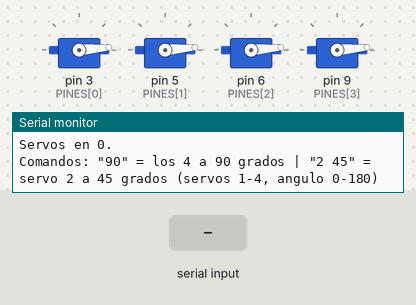
A sketch run on a simulated Arduino Uno, built with avr-gcc and run on an emulated ATmega328P. On the bench: 4 × servo, the last lines printed to the serial monitor. The inputs (shaded band) are chosen by the test bench.

Above: at 1.2 s.
1.3 s: "90\n" received over Serial
At 2.0 s:
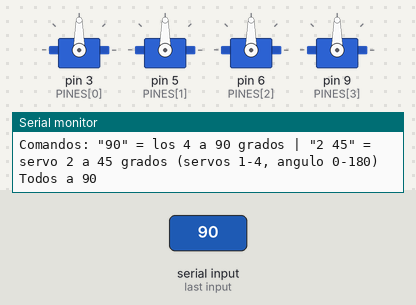
2.8 s: "5\n" received over Serial
At 3.1 s:
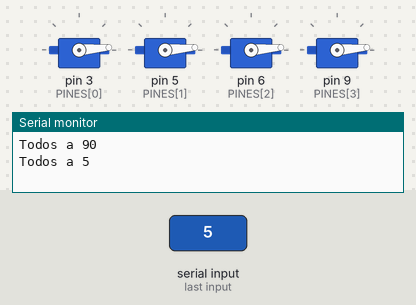
4.3 s: "1 90\n" received over Serial
At 5.5 s:
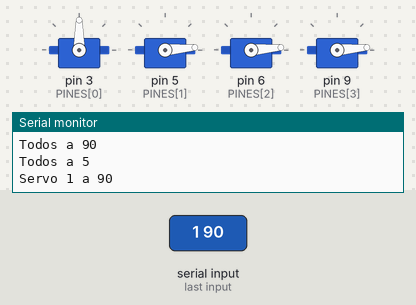
Timing chart, 0 to 7.3 s (numbered marks = the images above; inputs shaded):
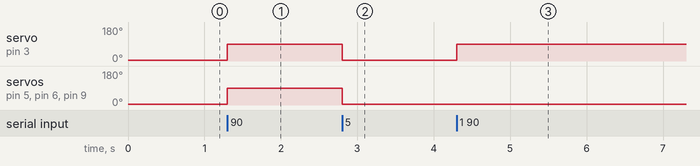

Measured:
- after the input at 1.3 s, servo on pin 3 (PINES[0]), servo on pin 5 (PINES[1]), servo on pin 6 (PINES[2]), servo on pin 9 (PINES[3]): 5° → 90° at once
- after the input at 2.8 s, servo on pin 3 (PINES[0]), servo on pin 5 (PINES[1]), servo on pin 6 (PINES[2]), servo on pin 9 (PINES[3]): 90° → 5° at once
- after the input at 4.3 s, servo on pin 3 (PINES[0]): 5° → 90° at once

The sketch:

prueba_4_servos.ino
```cpp
// Prueba de 4 servos MG90S directo en el Arduino UNO (sin PCA9685)
// - Señales (cable amarillo/naranja) en D3, D5, D6 y D9.
// - Alimentación de los servos desde el pack de pilas, con GND común al Arduino.
// - Arrancan en 0° y se comandan desde el Monitor Serie (115200 baudios):
//     "90"    -> los 4 servos a 90°
//     "2 45"  -> solo el servo 2 a 45° (servos 1 a 4)

#include <Servo.h>

const uint8_t CANTIDAD_SERVOS = 4;
const uint8_t PINES[CANTIDAD_SERVOS] = { 3, 5, 6, 9 };

// Pulso para 0° y 180° de cada servo. Si alguno se pasa de tope o zumba en las puntas, achicar el suyo.
const int US_MIN[CANTIDAD_SERVOS] = {  600,  600,  600,  600 };
const int US_MAX[CANTIDAD_SERVOS] = { 2400, 2400, 2400, 2400 };

Servo servos[CANTIDAD_SERVOS];

void servoAngulo(uint8_t i, int angulo) {
  servos[i].writeMicroseconds(map(angulo, 0, 180, US_MIN[i], US_MAX[i]));
}

void ayuda() {
  Serial.println("Comandos: \"90\" = los 4 a 90 grados | \"2 45\" = servo 2 a 45 grados (servos 1-4, angulo 0-180)");
}

void setup() {
  Serial.begin(115200);
  Serial.setTimeout(100);   // anda con o sin fin de línea en el Monitor Serie
  Serial.println("\n=== Prueba 4 servos (D3, D5, D6, D9) ===");

  // Se carga el pulso de 0° antes de attach para que el primer pulso ya sea el 0
  for (uint8_t i = 0; i < CANTIDAD_SERVOS; i++) {
    servos[i].writeMicroseconds(US_MIN[i]);
    servos[i].attach(PINES[i], US_MIN[i], US_MAX[i]);
  }
  Serial.println("Servos en 0.");
  ayuda();
}

void loop() {
  if (!Serial.available()) return;

  String linea = Serial.readStringUntil('\n');
  linea.trim();
  if (linea.length() == 0) return;

  int espacio = linea.indexOf(' ');
  int servo = 0;   // 0 = todos
  int angulo;
  if (espacio < 0) {
    angulo = linea.toInt();
  } else {
    servo = linea.substring(0, espacio).toInt();
    angulo = linea.substring(espacio + 1).toInt();
    if (servo < 1 || servo > CANTIDAD_SERVOS) {
      Serial.println("Servo invalido.");
      ayuda();
      return;
    }
  }

  if (angulo < 0 || angulo > 180 || (angulo == 0 && linea.charAt(linea.length() - 1) != '0')) {
    Serial.println("Angulo invalido.");
    ayuda();
    return;
  }

  if (servo == 0) {
    for (uint8_t i = 0; i < CANTIDAD_SERVOS; i++) servoAngulo(i, angulo);
    Serial.print("Todos a "); Serial.println(angulo);
  } else {
    servoAngulo(servo - 1, angulo);
    Serial.print("Servo "); Serial.print(servo); Serial.print(" a "); Serial.println(angulo);
  }
}
```
